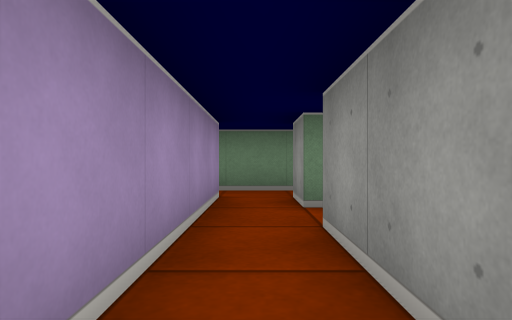
View 1 (above)

21 first-person views from a walk through a cub3D maze. The camera is about half as high as the walls, looks level and sees 75° across. The floor is counted in squares. Each view is taken from the middle of a square. On the plan, view 1 faces up. The plan holds only what a view shows up to about 9 squares ahead; the rest is blank.

View 2
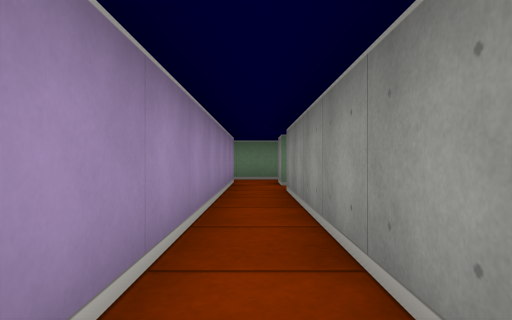

View 3
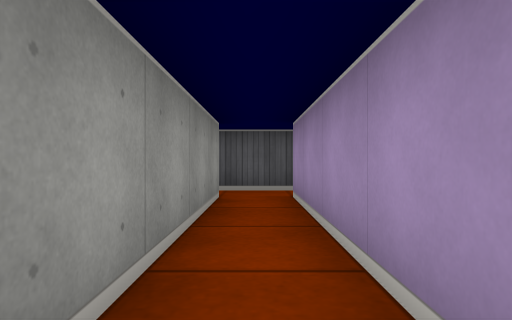

View 4
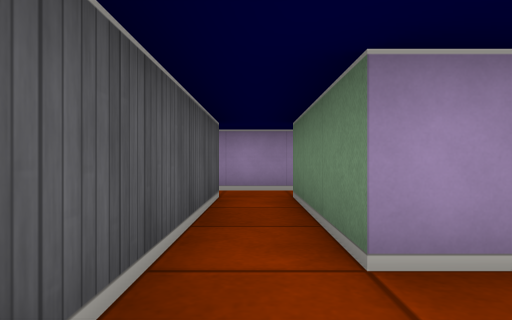

View 5
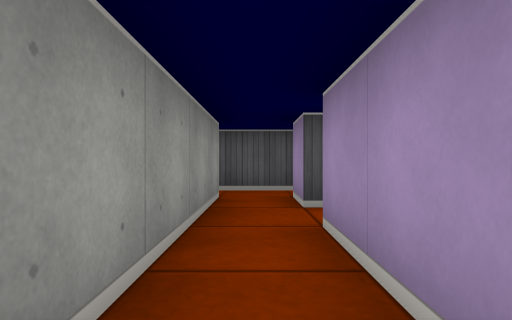

View 6
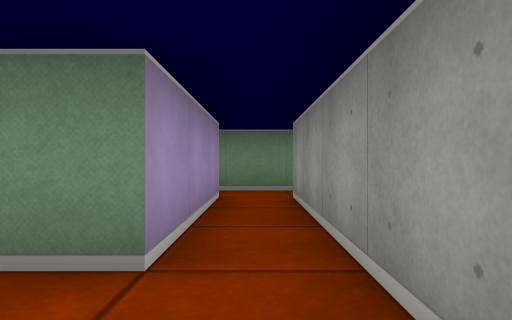

View 7
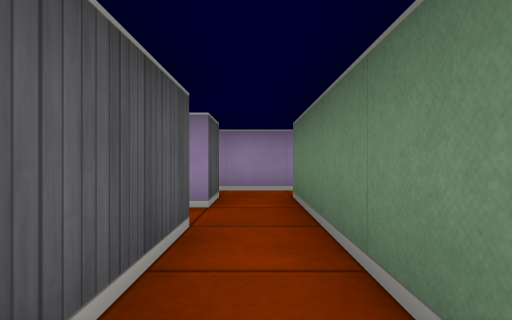

View 8
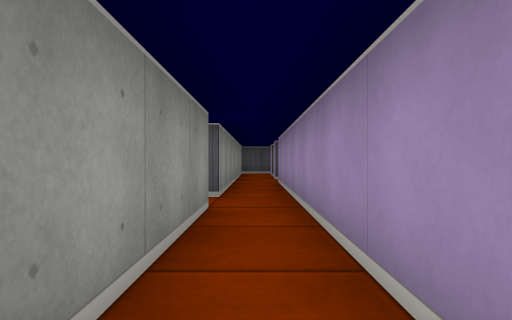

View 9
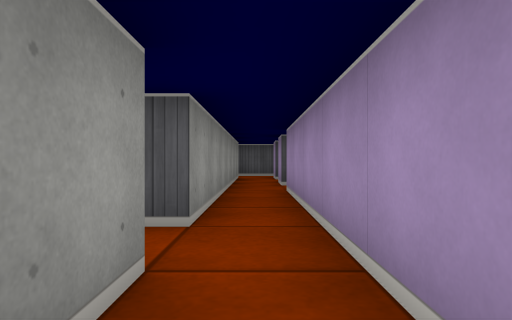

View 10
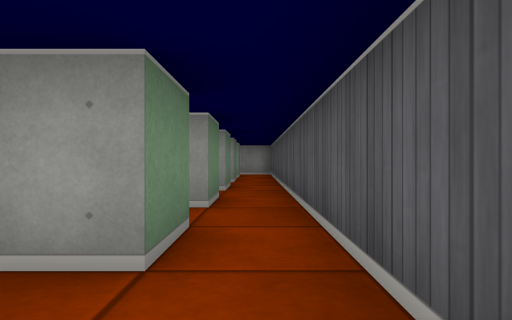

View 11
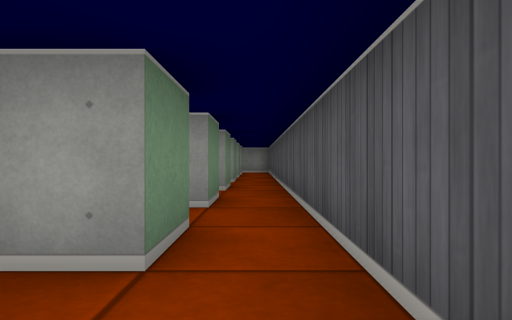

View 12
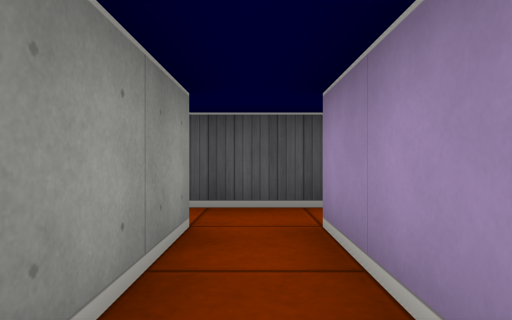

View 13
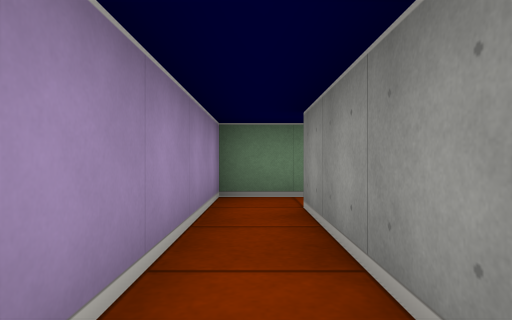

View 14
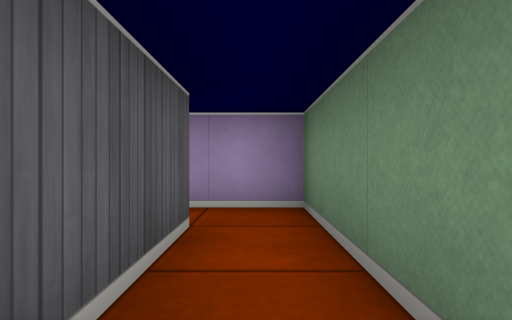

View 15
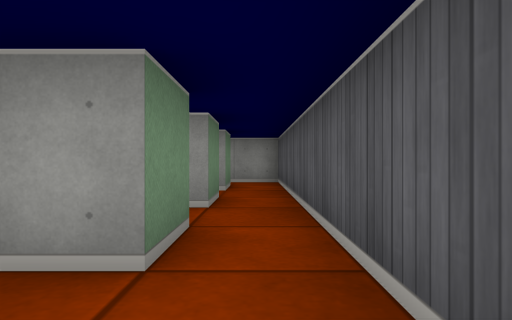

View 16
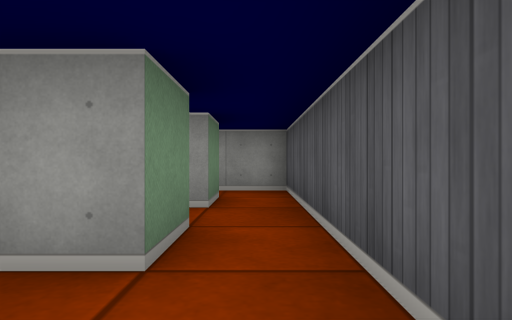

View 17
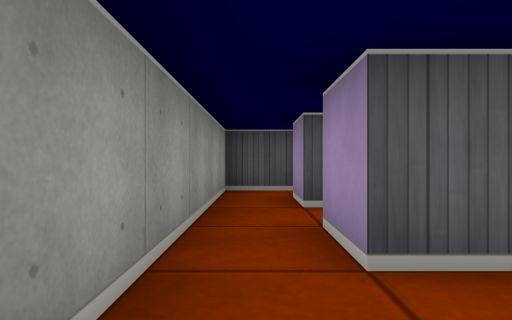

View 18
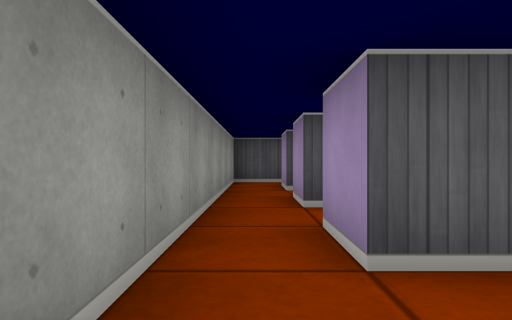

View 19
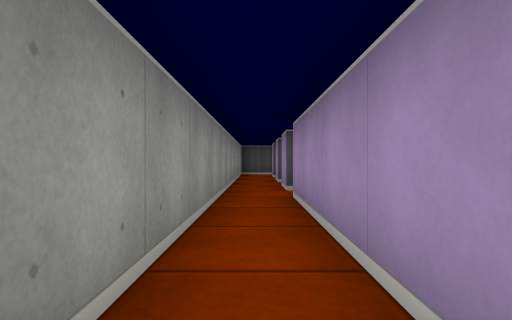

View 20
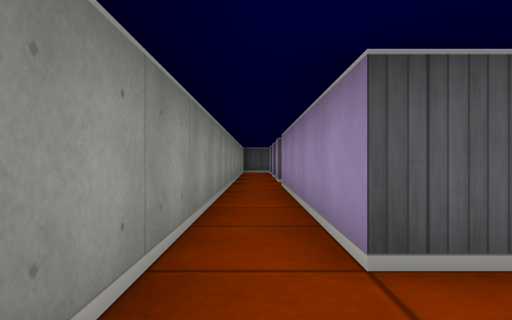

View 21
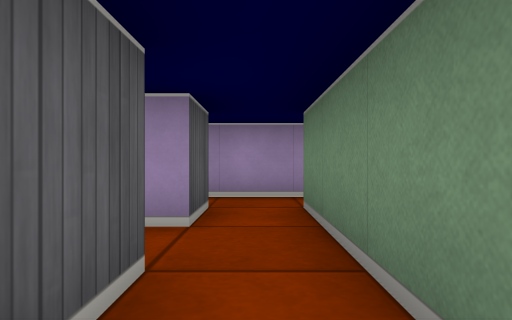

### Floor plan
Key: @ floor where view 1 was taken; # wall or solid block; . floor.
Columns run from 7 left of view 1 to 7 right of it. Each row starts with its distance up from view 1.
 10         #.###.
  9      .  #.....#
  8     #.# #.#.#.#
  7     #.#   #.#.#
  6     #.#####.#.#
  5     #.......#.#
  4     #.#.###.#.#
  3     #.#.......#
  2 #####.#.#####.#
  1 #.....#.#   ..#
  0 #.###.#@#   #.#
 -1 #.#  .#.#   ..#
 -2 #.#.#.#.#.#.#.#
 -3 ..............#
 -4 ###############

Where each view was taken, in squares from view 1:
view 1: 0 up, 0 right, facing up
view 2: 3 down, 0 right, facing up
view 3: 2 up, 0 right, facing down
view 4: 3 up, 5 right, facing left
view 5: 8 up, 4 right, facing down
view 6: 4 up, 4 right, facing up
view 7: 5 up, 3 right, facing left
view 8: 9 up, 2 left, facing down
view 9: 7 up, 2 left, facing down
view 10: 3 down, 5 left, facing right
view 11: 3 down, 7 left, facing right
view 12: 0 up, 6 left, facing down
view 13: 3 down, 6 left, facing up
view 14: 1 up, 3 left, facing left
view 15: 3 down, 1 left, facing right
view 16: 3 down, 1 right, facing right
view 17: 2 up, 6 right, facing down
view 18: 4 up, 6 right, facing down
view 19: 8 up, 6 right, facing down
view 20: 10 up, 6 right, facing down
view 21: 9 up, 6 right, facing left
